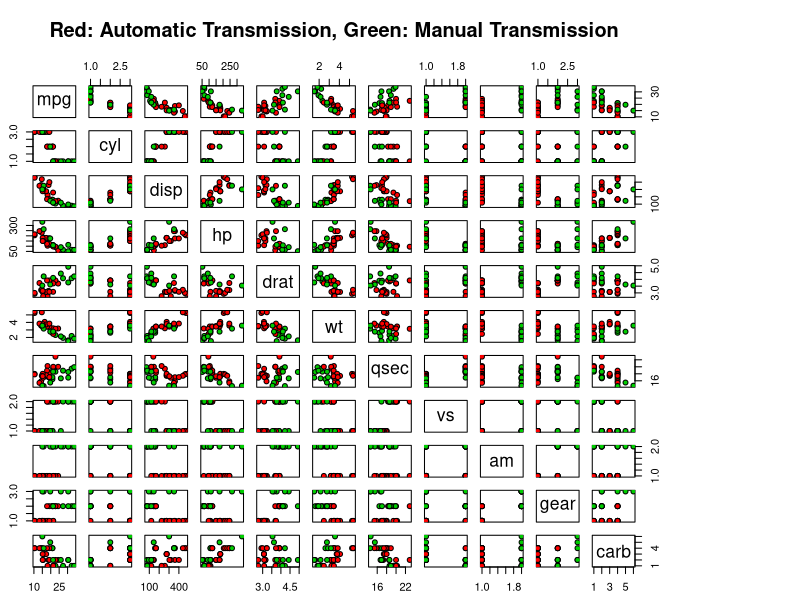
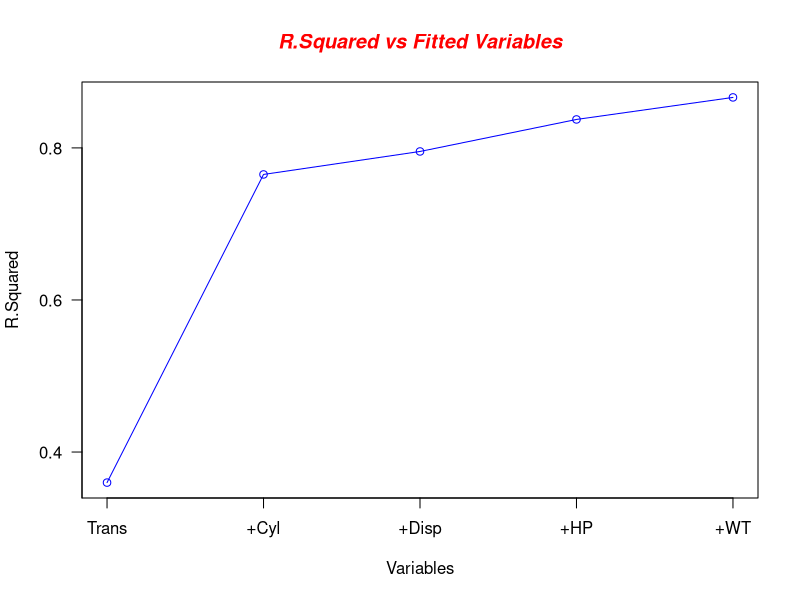
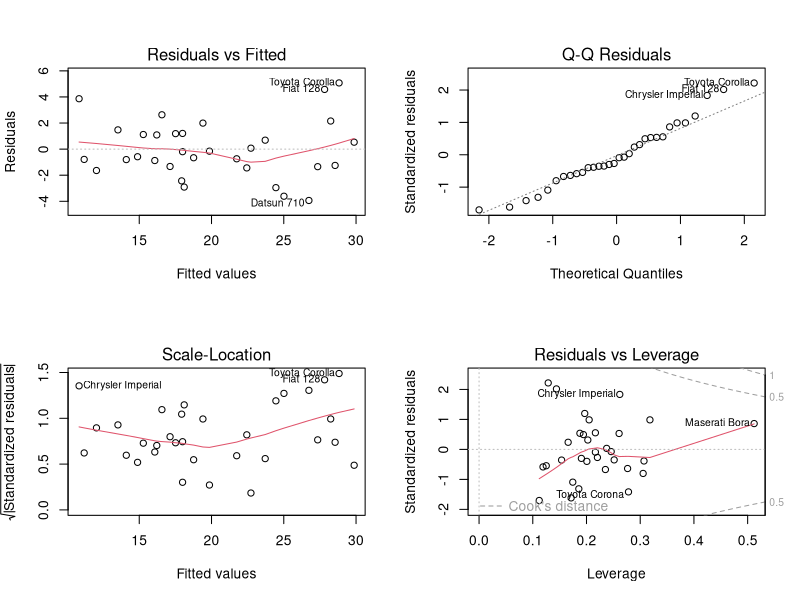

The R script that drew these images, in order:
## ---- chunk 1
knitr::opts_chunk$set(echo = TRUE)
## ---- chunk 2
data(mtcars)
## ---- chunk 3
mtcars$cyl  <- factor(mtcars$cyl)
mtcars$vs   <- factor(mtcars$vs)
mtcars$am   <- factor(mtcars$am,labels=c("Auto","Man"))
mtcars$gear <- factor(mtcars$gear)
mtcars$carb <- factor(mtcars$carb)
## ---- chunk 4
mpgAuto <- subset(mtcars, mtcars$am == "Auto", select = c(mpg))
mpgMan <- subset(mtcars, mtcars$am == "Man", select = c(mpg))
t.test(mpgAuto$mpg, mpgMan$mpg)
## ---- chunk 5
fit <- lm(mpg ~ am, data = mtcars)
summary(fit)
## ---- chunk 6
fit5 <- lm(mpg ~ am+cyl+disp+hp+wt, data = mtcars)
summary(fit5)
## ---- chunk 7
pairs(mpg ~ ., data = mtcars, main = "Red: Automatic Transmission, Green: Manual Transmission", pch = 21, bg = c("red","green3")[mtcars$am],oma = c(2,2,6,12))
cat("\n")
## ---- chunk 8
fit2 <- lm(mpg ~ am+cyl, data = mtcars)
fit3 <- lm(mpg ~ am+cyl+disp, data = mtcars)
fit4 <- lm(mpg ~ am+cyl+disp+hp, data = mtcars)
fit5 <- lm(mpg ~ am+cyl+disp+hp+wt, data = mtcars)
# Collection of r.sqared information of our fitted regression
R1 <- summary(fit)$r.squared
R2 <- summary(fit2)$r.squared
R3 <- summary(fit3)$r.squared
R4 <- summary(fit4)$r.squared
R5 <- summary(fit5)$r.squared

# Plotting r.sqaured results
rSquared <- c(R1,R2,R3,R4,R5)
Var <- c("Trans","+Cyl","+Disp","+HP","+WT")
plot(rSquared, type = "o",col = "blue", axes = FALSE, ann = FALSE)
title(main="R.Squared vs Fitted Variables", col.main="red", font.main=4)
box()
axis(1, at=1:5, lab=Var)
axis(2, las=1, at=c(0.2,0.4,0.6,0.8))
title(xlab="Variables")
title(ylab="R.Squared")
## ---- chunk 9
par(mfrow = c(2,2))
plot(fit5)
